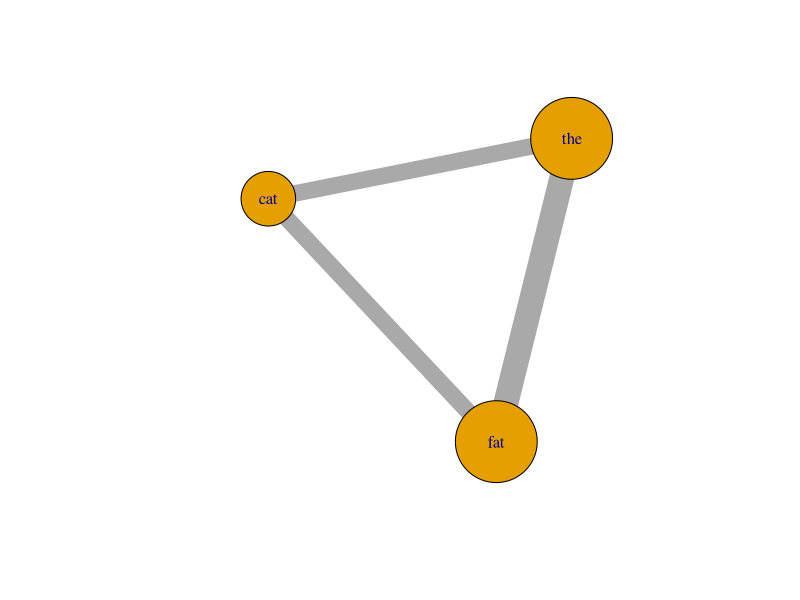

Recreate this plot in R.
data <- read.table(header=T, row.names=1, text=
                     "    the fat cat
                   one   1   1   0
                   two   1   0   1
                   three 1   2   1")

total_occurrences <- colSums(data)
data_matrix <- as.matrix(data)

co_occurrence <- t(data_matrix) %*% data_matrix


library(igraph)
graph <- graph.adjacency(co_occurrence,
                         weighted=TRUE,
                         mode="undirected",
                         diag=FALSE)

plot(graph,
     vertex.label=names(data),
     vertex.size=total_occurrences*18,
     edge.width=E(graph)$weight*8)
